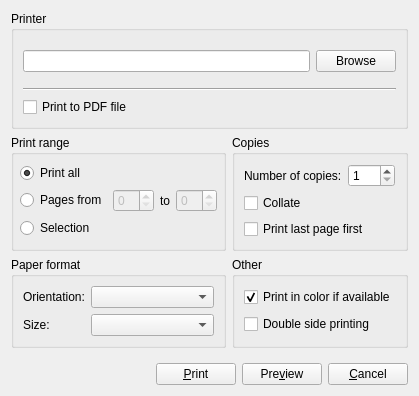
<ui version="4.0" >
 <author>Gordos Kund</author>
 <class>TDTablePrinter</class>
 <widget class="QDialog" name="TDTablePrinter" >
  <property name="geometry" >
   <rect>
    <x>0</x>
    <y>0</y>
    <width>409</width>
    <height>396</height>
   </rect>
  </property>
  <property name="windowTitle" >
   <string>Printing...</string>
  </property>
  <layout class="QGridLayout" >
   <item row="0" column="0" colspan="2" >
    <widget class="QGroupBox" name="gbDestination" >
     <property name="sizePolicy" >
      <sizepolicy vsizetype="Minimum" hsizetype="Preferred" >
       <horstretch>0</horstretch>
       <verstretch>0</verstretch>
      </sizepolicy>
     </property>
     <property name="title" >
      <string>Printer</string>
     </property>
     <layout class="QVBoxLayout" >
      <property name="spacing" >
       <number>6</number>
      </property>
      <property name="leftMargin" >
       <number>9</number>
      </property>
      <property name="topMargin" >
       <number>9</number>
      </property>
      <property name="rightMargin" >
       <number>9</number>
      </property>
      <property name="bottomMargin" >
       <number>9</number>
      </property>
      <item>
       <widget class="QStackedWidget" name="stackedWidget" >
        <property name="sizePolicy" >
         <sizepolicy vsizetype="Minimum" hsizetype="Preferred" >
          <horstretch>0</horstretch>
          <verstretch>0</verstretch>
         </sizepolicy>
        </property>
        <property name="currentIndex" >
         <number>1</number>
        </property>
        <widget class="QWidget" name="page" >
         <layout class="QVBoxLayout" >
          <property name="spacing" >
           <number>6</number>
          </property>
          <property name="leftMargin" >
           <number>0</number>
          </property>
          <property name="topMargin" >
           <number>0</number>
          </property>
          <property name="rightMargin" >
           <number>0</number>
          </property>
          <property name="bottomMargin" >
           <number>0</number>
          </property>
          <item>
           <layout class="QHBoxLayout" >
            <property name="spacing" >
             <number>6</number>
            </property>
            <property name="leftMargin" >
             <number>0</number>
            </property>
            <property name="topMargin" >
             <number>0</number>
            </property>
            <property name="rightMargin" >
             <number>0</number>
            </property>
            <property name="bottomMargin" >
             <number>0</number>
            </property>
            <item>
             <widget class="QComboBox" name="cbPrinters" >
              <property name="sizePolicy" >
               <sizepolicy vsizetype="Minimum" hsizetype="Expanding" >
                <horstretch>0</horstretch>
                <verstretch>0</verstretch>
               </sizepolicy>
              </property>
             </widget>
            </item>
            <item>
             <widget class="QPushButton" name="btnProperties" >
              <property name="enabled" >
               <bool>false</bool>
              </property>
              <property name="sizePolicy" >
               <sizepolicy vsizetype="Minimum" hsizetype="Minimum" >
                <horstretch>0</horstretch>
                <verstretch>0</verstretch>
               </sizepolicy>
              </property>
              <property name="text" >
               <string>Properties</string>
              </property>
              <property name="icon" >
               <iconset resource="../tableprinterresource.qrc" >:/16x16/icons/16x16/actions/configure.png</iconset>
              </property>
             </widget>
            </item>
           </layout>
          </item>
          <item>
           <layout class="QHBoxLayout" >
            <property name="spacing" >
             <number>6</number>
            </property>
            <property name="leftMargin" >
             <number>0</number>
            </property>
            <property name="topMargin" >
             <number>0</number>
            </property>
            <property name="rightMargin" >
             <number>0</number>
            </property>
            <property name="bottomMargin" >
             <number>0</number>
            </property>
            <item>
             <widget class="QLabel" name="label_6" >
              <property name="text" >
               <string>Printer info:</string>
              </property>
             </widget>
            </item>
            <item>
             <widget class="QLabel" name="lbPrinterInfo" >
              <property name="sizePolicy" >
               <sizepolicy vsizetype="Preferred" hsizetype="MinimumExpanding" >
                <horstretch>0</horstretch>
                <verstretch>0</verstretch>
               </sizepolicy>
              </property>
              <property name="text" >
               <string/>
              </property>
             </widget>
            </item>
           </layout>
          </item>
         </layout>
        </widget>
        <widget class="QWidget" name="page_2" >
         <layout class="QVBoxLayout" >
          <property name="spacing" >
           <number>6</number>
          </property>
          <property name="leftMargin" >
           <number>0</number>
          </property>
          <property name="topMargin" >
           <number>0</number>
          </property>
          <property name="rightMargin" >
           <number>0</number>
          </property>
          <property name="bottomMargin" >
           <number>0</number>
          </property>
          <item>
           <layout class="QHBoxLayout" >
            <property name="spacing" >
             <number>6</number>
            </property>
            <property name="leftMargin" >
             <number>0</number>
            </property>
            <property name="topMargin" >
             <number>0</number>
            </property>
            <property name="rightMargin" >
             <number>0</number>
            </property>
            <property name="bottomMargin" >
             <number>0</number>
            </property>
            <item>
             <widget class="QLineEdit" name="leFile" >
              <property name="enabled" >
               <bool>true</bool>
              </property>
              <property name="sizePolicy" >
               <sizepolicy vsizetype="Preferred" hsizetype="Expanding" >
                <horstretch>0</horstretch>
                <verstretch>0</verstretch>
               </sizepolicy>
              </property>
             </widget>
            </item>
            <item>
             <widget class="QPushButton" name="btnBrowse" >
              <property name="enabled" >
               <bool>true</bool>
              </property>
              <property name="text" >
               <string>Browse</string>
              </property>
              <property name="icon" >
               <iconset resource="../tableprinterresource.qrc" >:/16x16/icons/16x16/actions/fileopen.png</iconset>
              </property>
             </widget>
            </item>
           </layout>
          </item>
         </layout>
        </widget>
       </widget>
      </item>
      <item>
       <widget class="Line" name="line" >
        <property name="orientation" >
         <enum>Qt::Horizontal</enum>
        </property>
       </widget>
      </item>
      <item>
       <widget class="QCheckBox" name="chbPrintToFile" >
        <property name="text" >
         <string>Print to PDF file</string>
        </property>
       </widget>
      </item>
     </layout>
    </widget>
   </item>
   <item row="1" column="0" >
    <widget class="QGroupBox" name="gbPrintRange" >
     <property name="sizePolicy" >
      <sizepolicy vsizetype="Minimum" hsizetype="Preferred" >
       <horstretch>0</horstretch>
       <verstretch>0</verstretch>
      </sizepolicy>
     </property>
     <property name="title" >
      <string>Print range</string>
     </property>
     <layout class="QVBoxLayout" >
      <property name="spacing" >
       <number>4</number>
      </property>
      <property name="leftMargin" >
       <number>6</number>
      </property>
      <property name="topMargin" >
       <number>6</number>
      </property>
      <property name="rightMargin" >
       <number>6</number>
      </property>
      <property name="bottomMargin" >
       <number>6</number>
      </property>
      <item>
       <widget class="QRadioButton" name="rbPrintAll" >
        <property name="text" >
         <string>Print all</string>
        </property>
        <property name="checked" >
         <bool>true</bool>
        </property>
       </widget>
      </item>
      <item>
       <layout class="QHBoxLayout" >
        <property name="spacing" >
         <number>6</number>
        </property>
        <property name="leftMargin" >
         <number>0</number>
        </property>
        <property name="topMargin" >
         <number>0</number>
        </property>
        <property name="rightMargin" >
         <number>0</number>
        </property>
        <property name="bottomMargin" >
         <number>0</number>
        </property>
        <item>
         <widget class="QRadioButton" name="rbPrintRange" >
          <property name="text" >
           <string>Pages from</string>
          </property>
         </widget>
        </item>
        <item>
         <widget class="QSpinBox" name="sbFrom" >
          <property name="enabled" >
           <bool>false</bool>
          </property>
         </widget>
        </item>
        <item>
         <widget class="QLabel" name="label_3" >
          <property name="text" >
           <string>to</string>
          </property>
         </widget>
        </item>
        <item>
         <widget class="QSpinBox" name="sbTo" >
          <property name="enabled" >
           <bool>false</bool>
          </property>
         </widget>
        </item>
        <item>
         <spacer>
          <property name="orientation" >
           <enum>Qt::Horizontal</enum>
          </property>
          <property name="sizeHint" >
           <size>
            <width>0</width>
            <height>20</height>
           </size>
          </property>
         </spacer>
        </item>
       </layout>
      </item>
      <item>
       <widget class="QRadioButton" name="rbPrintSelection" >
        <property name="text" >
         <string>Selection</string>
        </property>
       </widget>
      </item>
     </layout>
    </widget>
   </item>
   <item row="1" column="1" >
    <widget class="QGroupBox" name="gbCopies" >
     <property name="sizePolicy" >
      <sizepolicy vsizetype="Minimum" hsizetype="Minimum" >
       <horstretch>0</horstretch>
       <verstretch>0</verstretch>
      </sizepolicy>
     </property>
     <property name="title" >
      <string>Copies</string>
     </property>
     <layout class="QVBoxLayout" >
      <property name="spacing" >
       <number>6</number>
      </property>
      <property name="leftMargin" >
       <number>9</number>
      </property>
      <property name="topMargin" >
       <number>9</number>
      </property>
      <property name="rightMargin" >
       <number>9</number>
      </property>
      <property name="bottomMargin" >
       <number>9</number>
      </property>
      <item>
       <layout class="QHBoxLayout" >
        <property name="spacing" >
         <number>6</number>
        </property>
        <property name="leftMargin" >
         <number>0</number>
        </property>
        <property name="topMargin" >
         <number>0</number>
        </property>
        <property name="rightMargin" >
         <number>0</number>
        </property>
        <property name="bottomMargin" >
         <number>0</number>
        </property>
        <item>
         <widget class="QLabel" name="label_8" >
          <property name="text" >
           <string>Number of copies:</string>
          </property>
         </widget>
        </item>
        <item>
         <widget class="QSpinBox" name="sbNumCopies" >
          <property name="minimum" >
           <number>1</number>
          </property>
          <property name="maximum" >
           <number>999</number>
          </property>
          <property name="value" >
           <number>1</number>
          </property>
         </widget>
        </item>
        <item>
         <spacer>
          <property name="orientation" >
           <enum>Qt::Horizontal</enum>
          </property>
          <property name="sizeHint" >
           <size>
            <width>0</width>
            <height>20</height>
           </size>
          </property>
         </spacer>
        </item>
       </layout>
      </item>
      <item>
       <widget class="QCheckBox" name="chbCollate" >
        <property name="text" >
         <string>Collate</string>
        </property>
       </widget>
      </item>
      <item>
       <widget class="QCheckBox" name="chbPrintLastFirst" >
        <property name="text" >
         <string>Print last page first</string>
        </property>
       </widget>
      </item>
     </layout>
    </widget>
   </item>
   <item row="2" column="0" >
    <widget class="QGroupBox" name="gbPageProperties" >
     <property name="title" >
      <string>Paper format</string>
     </property>
     <layout class="QGridLayout" >
      <property name="leftMargin" >
       <number>9</number>
      </property>
      <property name="topMargin" >
       <number>9</number>
      </property>
      <property name="rightMargin" >
       <number>9</number>
      </property>
      <property name="bottomMargin" >
       <number>9</number>
      </property>
      <property name="horizontalSpacing" >
       <number>6</number>
      </property>
      <property name="verticalSpacing" >
       <number>6</number>
      </property>
      <item row="1" column="0" >
       <widget class="QLabel" name="label_4" >
        <property name="text" >
         <string>Size:</string>
        </property>
       </widget>
      </item>
      <item row="0" column="0" >
       <widget class="QLabel" name="label_5" >
        <property name="text" >
         <string>Orientation:</string>
        </property>
       </widget>
      </item>
      <item row="0" column="1" >
       <widget class="QComboBox" name="cbPaperLayout" >
        <property name="sizePolicy" >
         <sizepolicy vsizetype="Fixed" hsizetype="Expanding" >
          <horstretch>0</horstretch>
          <verstretch>0</verstretch>
         </sizepolicy>
        </property>
       </widget>
      </item>
      <item row="1" column="1" >
       <widget class="QComboBox" name="cbPaperSize" >
        <property name="sizePolicy" >
         <sizepolicy vsizetype="Fixed" hsizetype="Expanding" >
          <horstretch>0</horstretch>
          <verstretch>0</verstretch>
         </sizepolicy>
        </property>
       </widget>
      </item>
     </layout>
    </widget>
   </item>
   <item row="2" column="1" >
    <widget class="QGroupBox" name="gbOther" >
     <property name="sizePolicy" >
      <sizepolicy vsizetype="Preferred" hsizetype="Minimum" >
       <horstretch>0</horstretch>
       <verstretch>0</verstretch>
      </sizepolicy>
     </property>
     <property name="title" >
      <string>Other</string>
     </property>
     <layout class="QVBoxLayout" >
      <property name="spacing" >
       <number>6</number>
      </property>
      <property name="leftMargin" >
       <number>9</number>
      </property>
      <property name="topMargin" >
       <number>9</number>
      </property>
      <property name="rightMargin" >
       <number>9</number>
      </property>
      <property name="bottomMargin" >
       <number>9</number>
      </property>
      <item>
       <widget class="QCheckBox" name="chbColor" >
        <property name="text" >
         <string>Print in color if available</string>
        </property>
        <property name="checked" >
         <bool>true</bool>
        </property>
       </widget>
      </item>
      <item>
       <widget class="QCheckBox" name="chbDuplex" >
        <property name="text" >
         <string>Double side printing</string>
        </property>
       </widget>
      </item>
     </layout>
    </widget>
   </item>
   <item row="3" column="0" colspan="2" >
    <spacer>
     <property name="orientation" >
      <enum>Qt::Vertical</enum>
     </property>
     <property name="sizeHint" >
      <size>
       <width>391</width>
       <height>16</height>
      </size>
     </property>
    </spacer>
   </item>
   <item row="4" column="0" colspan="2" >
    <layout class="QHBoxLayout" >
     <item>
      <spacer>
       <property name="orientation" >
        <enum>Qt::Horizontal</enum>
       </property>
       <property name="sizeHint" >
        <size>
         <width>40</width>
         <height>20</height>
        </size>
       </property>
      </spacer>
     </item>
     <item>
      <layout class="QHBoxLayout" >
       <item>
        <widget class="QPushButton" name="printPushButton" >
         <property name="toolTip" >
          <string>Print Document</string>
         </property>
         <property name="text" >
          <string>&amp;Print</string>
         </property>
         <property name="icon" >
          <iconset resource="../tableprinterresource.qrc" >:/16x16/icons/16x16/actions/fileprint.png</iconset>
         </property>
        </widget>
       </item>
       <item>
        <widget class="QPushButton" name="previewPushButton" >
         <property name="toolTip" >
          <string>Preview Document</string>
         </property>
         <property name="text" >
          <string>Pre&amp;view</string>
         </property>
         <property name="icon" >
          <iconset resource="../tableprinterresource.qrc" >:/16x16/icons/16x16/actions/preview.png</iconset>
         </property>
        </widget>
       </item>
       <item>
        <widget class="QPushButton" name="cancelPushButton" >
         <property name="toolTip" >
          <string>Cancel</string>
         </property>
         <property name="text" >
          <string>&amp;Cancel</string>
         </property>
         <property name="icon" >
          <iconset resource="../tableprinterresource.qrc" >:/16x16/icons/16x16/actions/button_cancel.png</iconset>
         </property>
        </widget>
       </item>
      </layout>
     </item>
    </layout>
   </item>
  </layout>
 </widget>
 <tabstops>
  <tabstop>printPushButton</tabstop>
  <tabstop>previewPushButton</tabstop>
  <tabstop>cancelPushButton</tabstop>
 </tabstops>
 <includes/>
 <resources>
  <include location="../tableprinterresource.qrc" />
 </resources>
 <connections>
  <connection>
   <sender>cancelPushButton</sender>
   <signal>clicked()</signal>
   <receiver>TDTablePrinter</receiver>
   <slot>reject()</slot>
   <hints>
    <hint type="sourcelabel" >
     <x>534</x>
     <y>565</y>
    </hint>
    <hint type="destinationlabel" >
     <x>342</x>
     <y>127</y>
    </hint>
   </hints>
  </connection>
 </connections>
</ui>
